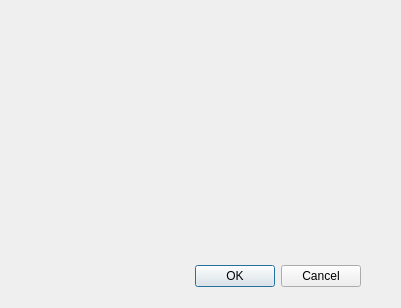
<?xml version="1.0" encoding="UTF-8"?>
<ui version="4.0">
 <class>ParamInputDialog</class>
 <widget class="QDialog" name="ParamInputDialog">
  <property name="geometry">
   <rect>
    <x>0</x>
    <y>0</y>
    <width>401</width>
    <height>308</height>
   </rect>
  </property>
  <property name="windowTitle">
   <string>Dialog</string>
  </property>
  <widget class="QDialogButtonBox" name="buttonBox">
   <property name="geometry">
    <rect>
     <x>20</x>
     <y>260</y>
     <width>341</width>
     <height>32</height>
    </rect>
   </property>
   <property name="orientation">
    <enum>Qt::Horizontal</enum>
   </property>
   <property name="standardButtons">
    <set>QDialogButtonBox::Cancel|QDialogButtonBox::Ok</set>
   </property>
  </widget>
 </widget>
 <resources/>
 <connections>
  <connection>
   <sender>buttonBox</sender>
   <signal>accepted()</signal>
   <receiver>ParamInputDialog</receiver>
   <slot>accept()</slot>
   <hints>
    <hint type="sourcelabel">
     <x>248</x>
     <y>254</y>
    </hint>
    <hint type="destinationlabel">
     <x>157</x>
     <y>274</y>
    </hint>
   </hints>
  </connection>
  <connection>
   <sender>buttonBox</sender>
   <signal>rejected()</signal>
   <receiver>ParamInputDialog</receiver>
   <slot>reject()</slot>
   <hints>
    <hint type="sourcelabel">
     <x>316</x>
     <y>260</y>
    </hint>
    <hint type="destinationlabel">
     <x>286</x>
     <y>274</y>
    </hint>
   </hints>
  </connection>
 </connections>
</ui>
